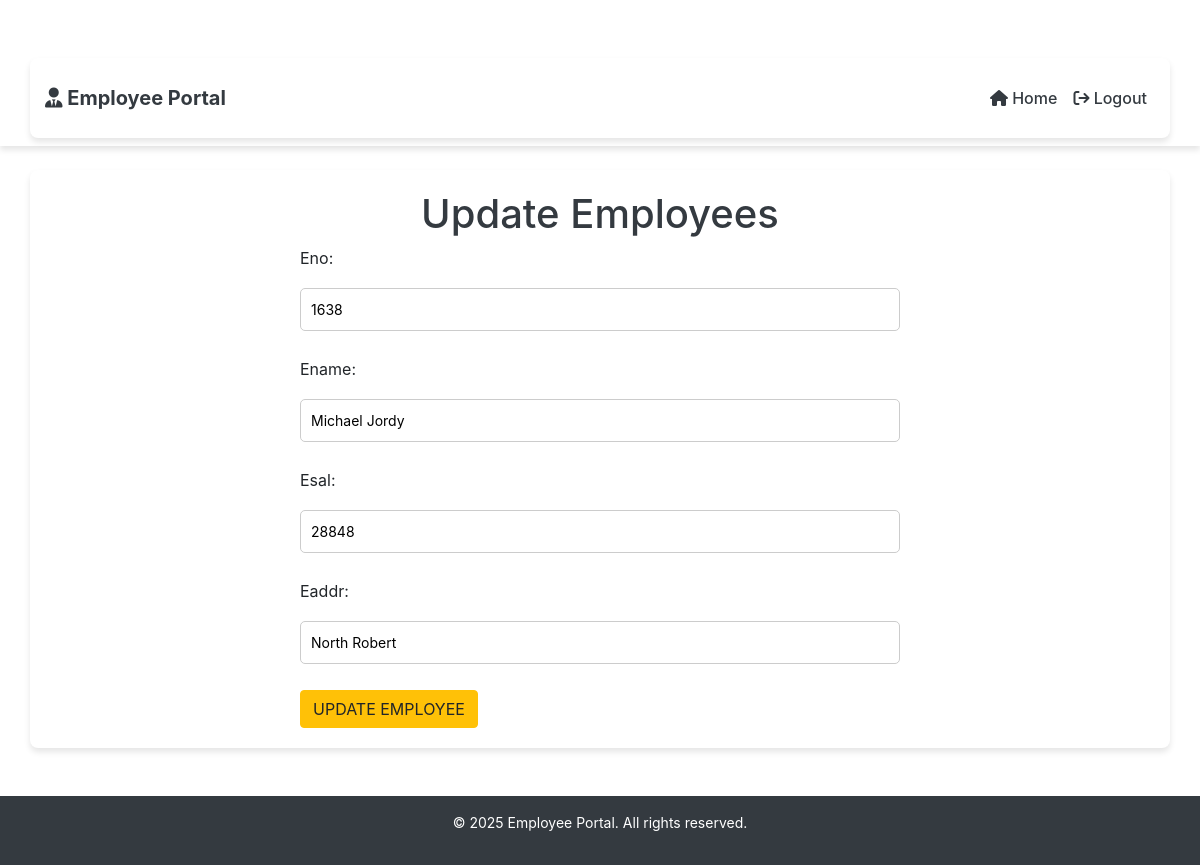
/update/1 (signed in), run on the app's committed database.
### testapp/models.py (models this page shows, shortened)
class Employee(models.Model):
    eno = models.IntegerField()
    ename = models.CharField(max_length=50)
    esal = models.IntegerField()
    eaddr = models.CharField(max_length=200)

### testapp/views.py (the view)
# urls.py: path('update/<int:id>', views.update_view, name='employee_update'),  # Update employee data
@login_required
def update_view(request, id):
    employee = Employee.objects.get(id=id)
    form = EmployeeForm(instance=employee)
    if request.method == "POST":
        form = EmployeeForm(request.POST, instance=employee)
        if form.is_valid():
            form.save()
        print(f"Employee with ID {id} updated.")
        return redirect('/')
    return render(request, 'testapp/update.html', {'form': form})

### testapp/forms.py
class EmployeeForm(forms.ModelForm):
    class Meta:
        model = Employee
        fields = '__all__'

### templates/testapp/update.html (shortened to what this page needs)
{% extends 'testapp/base.html' %}
{% block body_block %}
<h1>Update Employees</h1>
<form method="post">
    {{form.as_p}}
    <input type="submit" class="btn btn-warning" name="" value="Update Employee">
</form>
{% endblock %}

### static/css/style.css (style rules this page uses)
body { font-family: 'Arial', sans-serif; background-color: #f8f9fa; margin: 0; padding: 0; }
h1 { font-size: 24px; color: #343a40; text-align: center; margin-bottom: 20px; }
form { max-width: 600px; margin: 0 auto; }
input[type="text"], input[type="number"], input[type="email"], input[type="password"], textarea { width: 100%; padding: 10px; margin: 10px 0; border-radius: 5px; border: 1px solid #ccc; font-size: 14px; }
.btn { padding: 10px 15px; font-size: 14px; border-radius: 5px; text-transform: uppercase; font-weight: bold; transition: background-color 0.3s ease; }
.btn-warning { background-color: #ffc107; color: black; }

### data on the page
Employee: eno "1638", ename "Michael Jordy", esal "28848", eaddr "North Robert"
